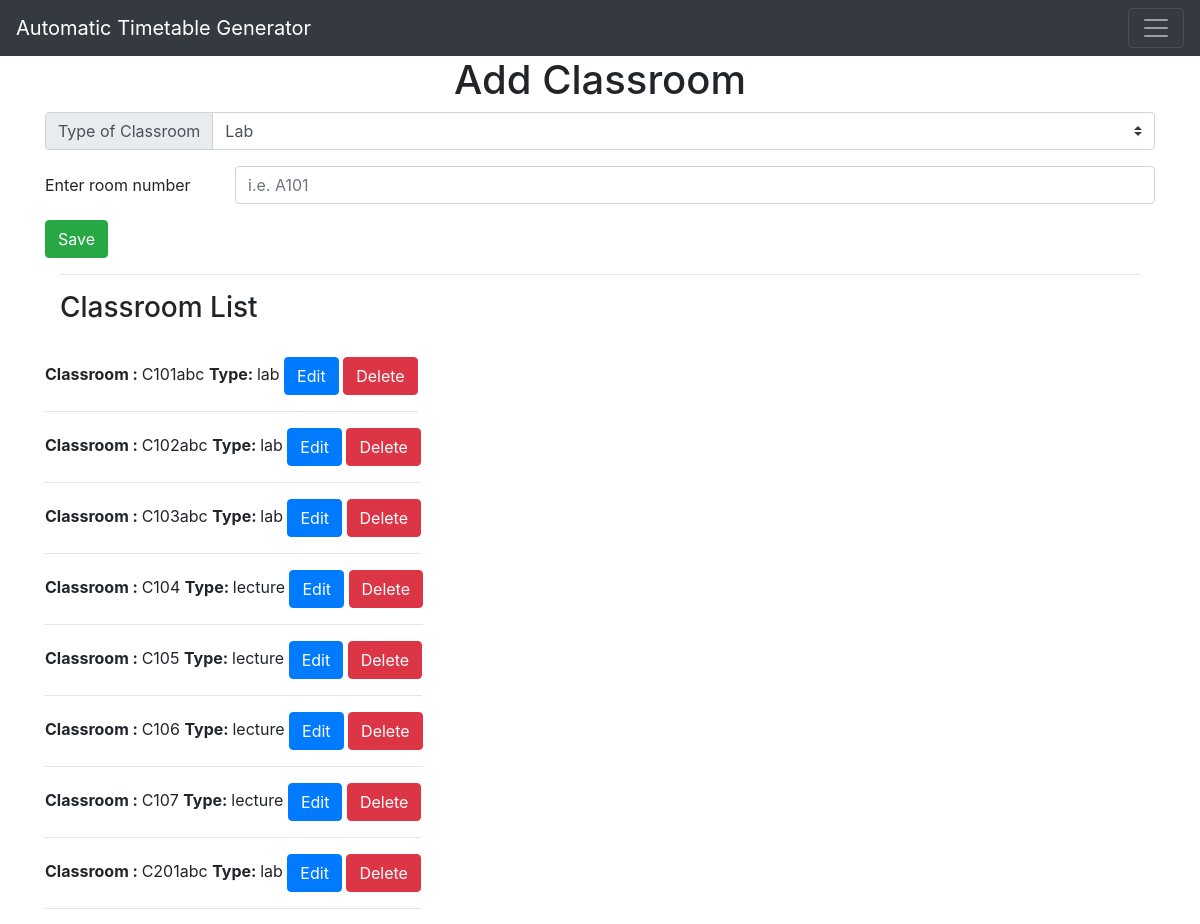
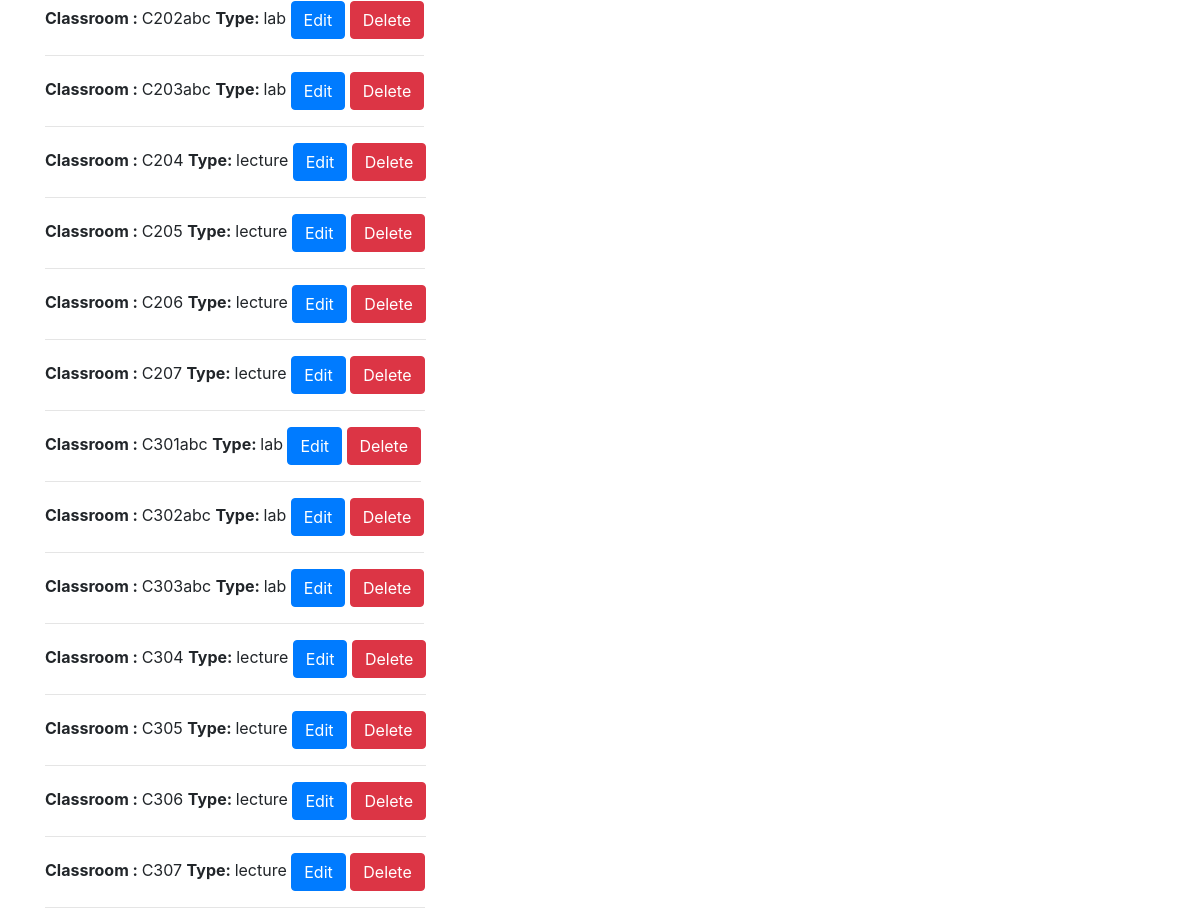
The page /add-classroom on the database its author committed (2 pictures, top to bottom).
### app.py (models this page shows, shortened)
class Classroom(db.Model):
    class_id = db.Column(db.Integer, primary_key=True)
    class_type = db.Column(db.String(40), nullable=False)
    class_number = db.Column(db.String(40), nullable=False)

### app.py (the view)
@app.route('/add-classroom', methods=['GET','POST'])
def add_classroom():
    if request.method == "POST":
        class_type = request.form.get('classroomtype')
        class_number = request.form['class_number']
        new_class = Classroom(class_type=class_type, class_number=class_number)
        db.session.add(new_class) # added for this session only
        db.session.commit() # added permanently
        return redirect('/add-classroom')
    else:
        all_classroom = Classroom.query.order_by(Classroom.class_id).all()
        return render_template('add-classroom.html', classrooms = all_classroom) # to use in loops

### templates/add-classroom.html (shortened to what this page needs)
{% extends 'base.html' %}
{% block body %}
<div class="container">
    <h1 style="text-align:center">Add Classroom</h1>
</div>
<form action="/add-classroom" method="post">
    <div class="input-group mb-3">
      <div class="input-group-prepend">
        <label class="input-group-text" for="classroomtype">Type of Classroom</label>
      </div>
      <select class="custom-select" name="classroomtype" id="classroomtype">
        <option value="lab">Lab</option>
      </select>
    </div>
    <div class="form-group row">
    <label for="class_number" class="col-sm-2 col-form-label">Enter room number</label>
    <div class="col-sm-10">
      <input type="text" class="form-control" name="class_number" id="class_number" placeholder="i.e. A101" required>
    </div>
  </div>
  <div>
      <button class="btn btn-success" type="submit">Save</button>
  </div>
</form>
<div class="container">
    <hr>
    <h3>Classroom List</h3>
    <br>
    {% for classroom in classrooms %}
        <div class="row">
            <div class="column">
                <b>Classroom : </b>{{classroom.class_number}}
                <b>Type: </b> {{classroom.class_type}}
                <a class="btn btn-primary" href="/edit/classroom/{{classroom.class_id}}" >Edit</a>
                <a class="btn btn-danger" href="/delete/classroom/{{classroom.class_id}}">Delete</a>
                <hr>
            </div>
        </div>
    {% endfor %}
</div>
{% endblock %}

### static/css/main.css (style rules this page uses)
body { font-family: Helvetica; }

### rows shown on the page
Classroom: class_number "C101abc", class_type "lab"
Classroom: class_number "C102abc", class_type "lab"
Classroom: class_number "C103abc", class_type "lab"
Classroom: class_number "C104", class_type "lecture"
Classroom: class_number "C105", class_type "lecture"
Classroom: class_number "C106", class_type "lecture"
Classroom: class_number "C107", class_type "lecture"
Classroom: class_number "C201abc", class_type "lab"
Classroom: class_number "C202abc", class_type "lab"
Classroom: class_number "C203abc", class_type "lab"
Classroom: class_number "C204", class_type "lecture"
Classroom: class_number "C205", class_type "lecture"
Classroom: class_number "C206", class_type "lecture"
Classroom: class_number "C207", class_type "lecture"
Classroom: class_number "C301abc", class_type "lab"
Classroom: class_number "C302abc", class_type "lab"
Classroom: class_number "C303abc", class_type "lab"
Classroom: class_number "C304", class_type "lecture"
Classroom: class_number "C305", class_type "lecture"
Classroom: class_number "C306", class_type "lecture"
Classroom: class_number "C307", class_type "lecture"
